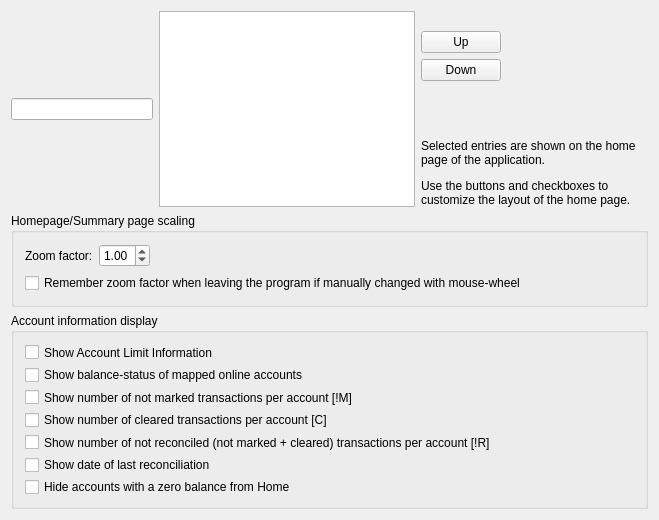
<?xml version="1.0" encoding="UTF-8"?>
<ui version="4.0">
 <class>KSettingsHome</class>
 <widget class="QWidget" name="KSettingsHome">
  <property name="geometry">
   <rect>
    <x>0</x>
    <y>0</y>
    <width>659</width>
    <height>520</height>
   </rect>
  </property>
  <property name="windowTitle">
   <string>Homepage Settings</string>
  </property>
  <layout class="QVBoxLayout">
   <item>
    <layout class="QGridLayout">
     <item row="0" column="2">
      <layout class="QVBoxLayout">
       <item>
        <spacer name="spacer5">
         <property name="orientation">
          <enum>Qt::Vertical</enum>
         </property>
         <property name="sizeType">
          <enum>QSizePolicy::Fixed</enum>
         </property>
         <property name="sizeHint" stdset="0">
          <size>
           <width>20</width>
           <height>20</height>
          </size>
         </property>
        </spacer>
       </item>
       <item>
        <widget class="QPushButton" name="m_upButton">
         <property name="toolTip">
          <string>Move selected item up</string>
         </property>
         <property name="whatsThis">
          <string>Use this to move the selected item up by one position in the list.</string>
         </property>
         <property name="text">
          <string comment="@action move item up">Up</string>
         </property>
        </widget>
       </item>
       <item>
        <widget class="QPushButton" name="m_downButton">
         <property name="toolTip">
          <string>Move selected item down</string>
         </property>
         <property name="whatsThis">
          <string>Use this to move the selected item down by one position in the list.</string>
         </property>
         <property name="text">
          <string comment="@action move item down">Down</string>
         </property>
        </widget>
       </item>
       <item>
        <spacer name="spacer15">
         <property name="orientation">
          <enum>Qt::Vertical</enum>
         </property>
         <property name="sizeType">
          <enum>QSizePolicy::Expanding</enum>
         </property>
         <property name="sizeHint" stdset="0">
          <size>
           <width>21</width>
           <height>70</height>
          </size>
         </property>
        </spacer>
       </item>
      </layout>
     </item>
     <item row="0" column="3">
      <spacer name="spacer16">
       <property name="orientation">
        <enum>Qt::Horizontal</enum>
       </property>
       <property name="sizeType">
        <enum>QSizePolicy::Expanding</enum>
       </property>
       <property name="sizeHint" stdset="0">
        <size>
         <width>80</width>
         <height>21</height>
        </size>
       </property>
      </spacer>
     </item>
     <item row="1" column="2" colspan="2">
      <widget class="QLabel" name="textLabel4">
       <property name="sizePolicy">
        <sizepolicy hsizetype="Preferred" vsizetype="Minimum">
         <horstretch>0</horstretch>
         <verstretch>0</verstretch>
        </sizepolicy>
       </property>
       <property name="text">
        <string>Selected entries are shown on the home page of the application.&lt;p&gt;
Use the buttons and checkboxes to customize the layout of the home page.</string>
       </property>
       <property name="alignment">
        <set>Qt::AlignTop</set>
       </property>
       <property name="wordWrap">
        <bool>true</bool>
       </property>
      </widget>
     </item>
     <item row="0" column="0" rowspan="2">
      <widget class="KLineEdit" name="kcfg_ItemList">
       <property name="text">
        <string/>
       </property>
      </widget>
     </item>
     <item row="0" column="1" rowspan="2">
      <widget class="QListWidget" name="m_homePageList"/>
     </item>
    </layout>
   </item>
   <item>
    <widget class="QGroupBox" name="groupbox">
     <property name="title">
      <string>Homepage/Summary page scaling</string>
     </property>
     <layout class="QGridLayout">
      <item row="0" column="0">
       <widget class="QLabel" name="percentageLabel">
        <property name="text">
         <string>Zoom factor:</string>
        </property>
        <property name="wordWrap">
         <bool>false</bool>
        </property>
       </widget>
      </item>
      <item row="1" column="0" colspan="3">
       <widget class="QCheckBox" name="kcfg_RememberZoomFactor">
        <property name="text">
         <string>Remember zoom factor when leaving the program if manually changed with mouse-wheel</string>
        </property>
       </widget>
      </item>
      <item row="0" column="1">
       <widget class="QDoubleSpinBox" name="kcfg_ZoomFactor">
        <property name="minimum">
         <double>0.250000000000000</double>
        </property>
        <property name="maximum">
         <double>5.000000000000000</double>
        </property>
        <property name="singleStep">
         <double>0.050000000000000</double>
        </property>
        <property name="value">
         <double>1.000000000000000</double>
        </property>
       </widget>
      </item>
      <item row="0" column="2">
       <spacer name="spacer4">
        <property name="orientation">
         <enum>Qt::Horizontal</enum>
        </property>
        <property name="sizeType">
         <enum>QSizePolicy::Expanding</enum>
        </property>
        <property name="sizeHint" stdset="0">
         <size>
          <width>40</width>
          <height>20</height>
         </size>
        </property>
       </spacer>
      </item>
     </layout>
    </widget>
   </item>
   <item>
    <widget class="QGroupBox" name="groupbox2">
     <property name="title">
      <string>Account information display</string>
     </property>
     <layout class="QGridLayout">
      <item row="2" column="0" colspan="2">
       <widget class="QCheckBox" name="kcfg_ShowCountOfUnmarkedTransactions">
        <property name="text">
         <string>Show number of not marked transactions per account [!M]</string>
        </property>
       </widget>
      </item>
      <item row="5" column="0" colspan="2">
       <widget class="QCheckBox" name="kcfg_ShowDateOfLastReconciliation">
        <property name="text">
         <string>Show date of last reconciliation</string>
        </property>
       </widget>
      </item>
      <item row="1" column="0" colspan="2">
       <widget class="QCheckBox" name="kcfg_ShowBalanceStatusOfOnlineAccounts">
        <property name="text">
         <string>Show balance-status of mapped online accounts</string>
        </property>
       </widget>
      </item>
      <item row="3" column="0" colspan="2">
       <widget class="QCheckBox" name="kcfg_ShowCountOfClearedTransactions">
        <property name="text">
         <string>Show number of cleared transactions per account [C]</string>
        </property>
       </widget>
      </item>
      <item row="4" column="0" colspan="2">
       <widget class="QCheckBox" name="kcfg_ShowCountOfNotReconciledTransactions">
        <property name="text">
         <string>Show number of not reconciled (not marked + cleared) transactions per account [!R]</string>
        </property>
       </widget>
      </item>
      <item row="0" column="0" colspan="2">
       <widget class="QCheckBox" name="kcfg_ShowLimitInfo">
        <property name="text">
         <string>Show Account Limit Information</string>
        </property>
       </widget>
      </item>
      <item row="6" column="0" colspan="2">
       <widget class="QCheckBox" name="kcfg_HideZeroBalanceAccountsHome">
        <property name="text">
         <string>Hide accounts with a zero balance from Home</string>
        </property>
       </widget>
      </item>
     </layout>
    </widget>
   </item>
  </layout>
 </widget>
 <layoutdefault spacing="6" margin="11"/>
 <customwidgets>
  <customwidget>
   <class>KLineEdit</class>
   <extends>QLineEdit</extends>
   <header>klineedit.h</header>
  </customwidget>
 </customwidgets>
 <resources/>
 <connections/>
</ui>
